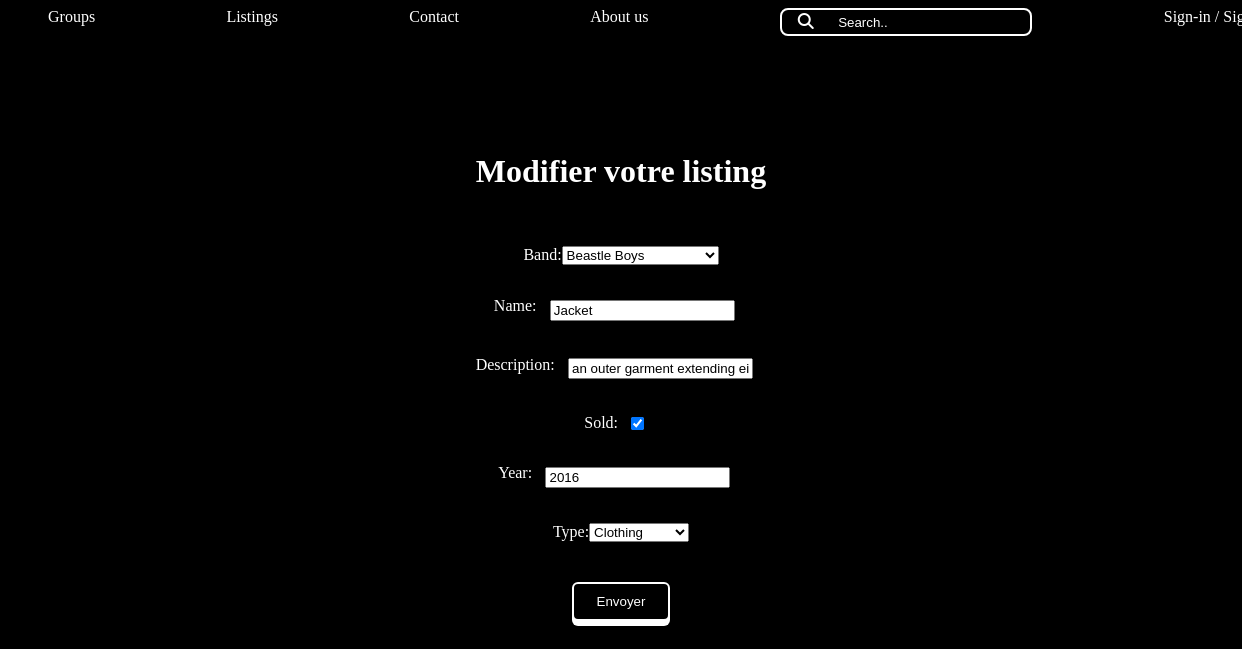
Page /listings/2/update on the earlier database version.
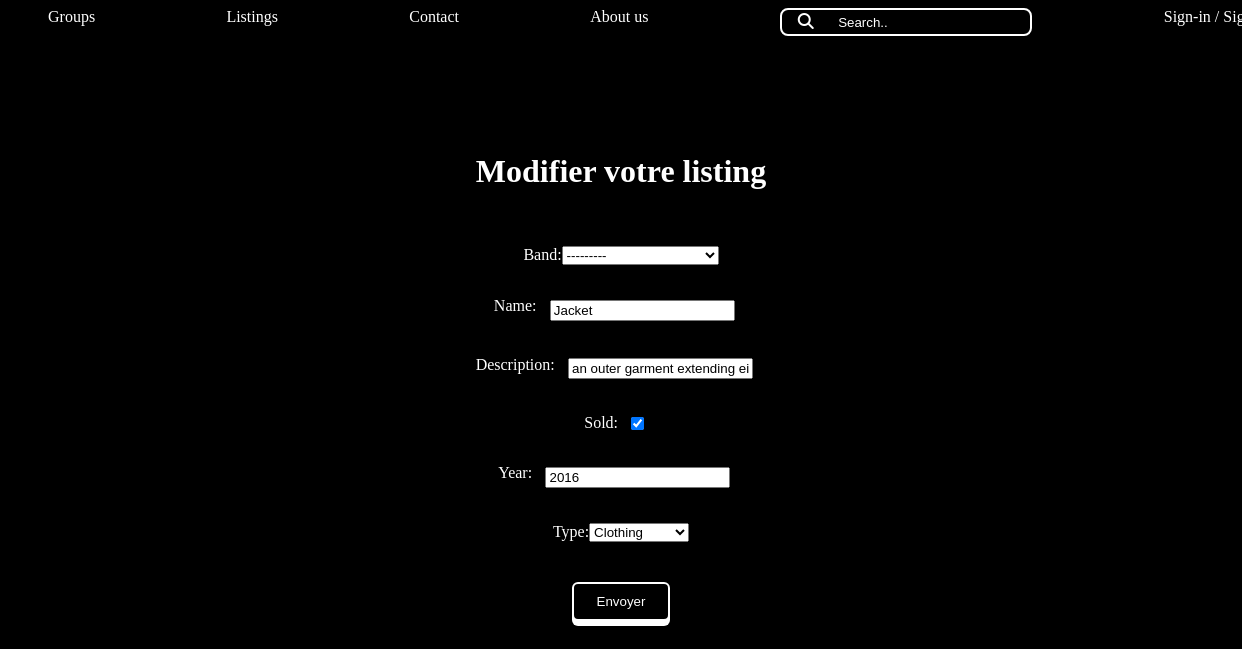
Same page on the later database version.
### listing/models.py (models this page shows)
class Listing(models.Model):
    band = models.ForeignKey(Band, null=True, on_delete=models.SET_NULL)
    class Type(models.TextChoices):
        RECORDS = 'R'
        CLOTHING = 'C'
        POSTERS = 'P'
        MISCELLANOUS = 'M'
    name = models.fields.CharField(max_length=100)
    description = models.fields.CharField(max_length=1000)
    sold = models.fields.BooleanField(default= False)
    year = models.fields.IntegerField(validators=[MinValueValidator(1900), MaxValueValidator(2022)], blank=True, null=True)
    type = models.fields.CharField(choices=Type.choices, max_length=10)

class Band(models.Model):
    def __str__(self):
        return f'{self.name}'
    fs = FileSystemStorage(location = '/static/pictures')
    class Genre(models.TextChoices):
        HIP_HOP = 'HH'
        SYNTH_POP = 'SP'
        ALTERNATIVE_ROCK = 'AR'
    name = models.fields.CharField(max_length=100, default = ' ')
    genre = models.fields.CharField(max_length=50, default = ' ')
    biography = models.fields.CharField(max_length=1000, default = ' ')
    year_formed = models.fields.IntegerField(
    validators=[MinValueValidator(1900), MaxValueValidator(2022)]
    )
    active = models.fields.BooleanField(default=True)
    official_homepage = models.fields.URLField(null=True, blank=True)
    genre = models.fields.CharField(choices=Genre.choices, max_length=5)
    url = models.fields.CharField(max_length=200, default='')

### listing/views.py (the view)
# urls.py: path('listings/<int:id>/update', views.listing_update, name = 'listing-update'),
def listing_update(request, id):
    listing = Listing.objects.get(id=id)
    if request.method == 'POST':
        form = ListingForm(request.POST, instance = listing)
        if form.is_valid():
            form.save()
        return redirect('listing-detail', listing.id)
    else:
        form = ListingForm(instance = listing)
    return render(request,
                  'listings/listing_update.html',
                  {'form' : form})

### listing/forms.py
class ListingForm(forms.ModelForm):
    class Meta:
        model = Listing
        fields = '__all__'

### listing/templates/listings/listing_update.html (shortened to what this page needs)
{% extends 'main/base.html' %}
{% block content %}
    <h1 style="text-align:center;margin-bottom:40px"> Modifier votre listing </h1>
    <div class = "band-add">
        <form action = "" method="post" class="form">
            {{ form.as_p }}
            <input type = "submit" value="Envoyer" class="submit-button">
        </form>
    </div>
{% endblock %}

Differences in the rows shown:
changed Listing "Clothing": band "Beastle Boys" → "---------"
